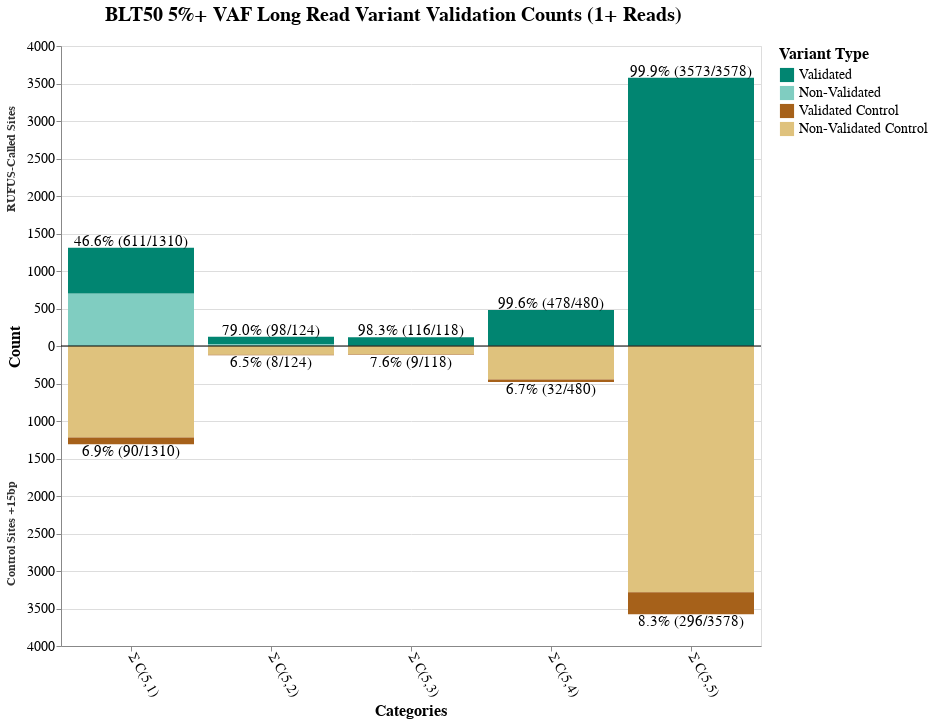

Source (notebook cell):
### Code cell
# All of the below numbers and figures are for vars filtered to be >5% AF in COLO829BLT50

import altair as alt
import pandas as pd

pos_1plus=[3573, 478, 116, 98, 611]
neg_1plus=[296, 32, 9, 8, 90]

pos_2plus=[3573, 478, 116, 80, 324]
neg_2plus=[75, 12, 1, 4, 29]

pos_5plus=[3573, 477, 114, 73, 156]
neg_5plus=[4, 2, 0, 0, 4]

pos_8plus=[3573, 476, 113, 68, 132]
neg_8plus=[1, 1, 0, 0, 3]

pos_10plus=[3573, 473, 110, 55, 124]
neg_10plus=[0, 0, 0, 0, 3]

# Sample data - replace with your actual data
data = pd.DataFrame({
    'category': ['Σ C(5,5)', 'Σ C(5,4)', 'Σ C(5,3)', 'Σ C(5,2)', 'Σ C(5,1)'],
    'positive_total': [3578, 480, 118, 124, 1310], # BLT50 total variants for actual sites with 1+ read
    'positive_validated': pos_1plus, # BLT50 validated variants for actual sites
    'negative_total': [3578, 480, 118, 124, 1310], # BLT50 total variants for +15bp sites with 1+ read (hopefully these numbers the same as ^)
    'negative_validated': neg_1plus # BLT50 validated variants for +15bp sites
})

# Create stacked data structure
data_stacked = []
for _, row in data.iterrows():
    category = row['category']
    
    # Calculate percentages for this category
    pos_validation_rate = (row['positive_validated'] / row['positive_total'] * 100) if row['positive_total'] > 0 else 0
    neg_validation_rate = (row['negative_validated'] / row['negative_total'] * 100) if row['negative_total'] > 0 else 0
    
    # Calculate unvalidated counts (difference between total and validated)
    pos_unvalidated = row['positive_total'] - row['positive_validated']
    neg_unvalidated = row['negative_total'] - row['negative_validated']
    
    # Positive side - unvalidated variants (bottom of stack)
    data_stacked.append({
        'category': category,
        'direction': 'positive',
        'variant_type': 'unvalidated',
        'variant_direction': 'unvalidated_positive',
        'count': pos_unvalidated,
        'stack_order': 0,
        'validation_rate': pos_validation_rate,
        'total_count': row['positive_total'],
        'validated_count': row['positive_validated']
    })
    
    # Positive side - validated variants (stacked on top)
    data_stacked.append({
        'category': category,
        'direction': 'positive',
        'variant_type': 'validated',
        'variant_direction': 'validated_positive',
        'count': row['positive_validated'],
        'stack_order': 1,
        'validation_rate': pos_validation_rate,
        'total_count': row['positive_total'],
        'validated_count': row['positive_validated']
    })
    
    # Negative side - unvalidated variants (displayed as negative, bottom of stack)
    data_stacked.append({
        'category': category,
        'direction': 'negative',
        'variant_type': 'unvalidated',
        'variant_direction': 'unvalidated_negative',
        'count': -neg_unvalidated,
        'stack_order': 0,
        'validation_rate': neg_validation_rate,
        'total_count': row['negative_total'],
        'validated_count': row['negative_validated']
    })
    
    # Negative side - validated variants (stacked on negative side)
    data_stacked.append({
        'category': category,
        'direction': 'negative',
        'variant_type': 'validated',
        'variant_direction': 'validated_negative',
        'count': -row['negative_validated'],
        'stack_order': 1,
        'validation_rate': neg_validation_rate,
        'total_count': row['negative_total'],
        'validated_count': row['negative_validated']
    })

data_long = pd.DataFrame(data_stacked)

# Create the bidirectional stacked bar chart
chart = alt.Chart(data_long).mark_bar().encode(
    x=alt.X('category:O',
            sort=['Σ C(5,5)', 'Σ C(5,4)', 'Σ C(5,3)', 'Σ C(5,2)', 'Σ C(5,1)'],
            title='Categories',
            axis=alt.Axis(labelAngle=60,labelFontSize=14, titleFontSize=16)),
        y=alt.Y('count:Q',
            title='Count',
            scale=alt.Scale(domain=[-3600, 3600]), # Adjust domain as needed
            stack='zero',
            axis=alt.Axis(labelFontSize=14, titleFontSize=16, labelExpr="abs(datum.value)")),
    color=alt.Color('variant_direction:N',
                    scale=alt.Scale(
                        domain=['validated_positive', 'unvalidated_positive', 'validated_negative', 'unvalidated_negative'],
                        range=['#018571', '#80cdc1', '#a6611a', '#dfc27d']
                        #=['#fd8d3c', '#756bb1', '#fdbe85', '#bcbddc']
                    ),
                    legend=alt.Legend(
                        title="Variant Type",
                        orient='right',
                        # legendX=150,
                        # legendY=700,
                        direction='vertical',
                        symbolType='square',
                        symbolSize=200,
                        titleFontSize=16,
                        labelFontSize=14,
                        labelExpr="datum.value == 'unvalidated_positive' ? 'Non-Validated' : datum.value == 'validated_positive' ? 'Validated' : datum.value == 'unvalidated_negative' ? 'Non-Validated Control' : 'Validated Control'"
                    )),
    order=alt.Order('stack_order:O'),
    tooltip=['category:O', 'direction:N', 'variant_type:N', 'count:Q', 'validation_rate:Q']
).properties(
    width=700,
    height=600,
    title=alt.TitleParams(
        text="BLT50 5%+ VAF Long Read Variant Validation Counts (1+ Reads)",
        fontSize=20,
        fontWeight='bold',
        dy=-10,
        dx=100,
        anchor='start'
    )
)

# Create data for percentage labels (one per category per direction)
label_data = []
for category in data['category'].unique():
    # Positive side label
    pos_row = data[data['category'] == category].iloc[0]
    pos_validation_rate = (pos_row['positive_validated'] / pos_row['positive_total'] * 100) if pos_row['positive_total'] > 0 else 0
    pos_y_position = pos_row['positive_total']  # Top of positive stack (total height)
    
    label_data.append({
        'category': category,
        'y_position': pos_y_position + 50,  # Slightly above the bar
        'percentage': f"{pos_validation_rate:.1f}% ({pos_row['positive_validated']}/{pos_row['positive_total']})",
        'direction': 'positive'
    })
    
    # Negative side label
    neg_validation_rate = (pos_row['negative_validated'] / pos_row['negative_total'] * 100) if pos_row['negative_total'] > 0 else 0
    neg_y_position = -pos_row['negative_total']  # Bottom of negative stack (total height)
    
    label_data.append({
        'category': category,
        'y_position': neg_y_position - 50,  # Slightly below the bar
        'percentage': f"{neg_validation_rate:.1f}% ({pos_row['negative_validated']}/{pos_row['negative_total']})",
        'direction': 'negative'
    })

label_df = pd.DataFrame(label_data)

# Create percentage labels
percentage_labels = alt.Chart(label_df).mark_text(
    align='center',
    baseline='middle',
    fontSize=15,
    color='black',
    dy=alt.expr("datum.direction == 'positive' ? -3 : 3") 
).encode(
    x=alt.X('category:O'),
    y=alt.Y('y_position:Q'),
    text=alt.Text('percentage:N')
)

# Add a horizontal line at y=0 for reference
zero_line = alt.Chart(pd.DataFrame({'y': [0]})).mark_rule(
    color='black',
    strokeWidth=1
).encode(y='y:Q')

# Create section labels for positive and negative sides - positioned independently
section_label_data = pd.DataFrame([
    {'label': 'RUFUS-Called Sites', 'y_position': 3200, 'x_pos': 0},  # Top section
    {'label': 'Control Sites +15bp', 'y_position': -1800, 'x_pos': 0}  # Bottom section
])

# Create section labels for positive and negative sides
section_labels = alt.Chart(section_label_data).mark_text(
    align='right',
    baseline='middle',
    fontSize=12,
    fontWeight='bold',
    color='#333333',
    angle=270,  # Rotate text vertically like y-axis title
    dy=-50  # Position to the left of the chart area
).encode(
    x=alt.value(0),  # Fixed x position
    y=alt.Y('y_position:Q', scale=alt.Scale(domain=[-3600, 3600])),
    text=alt.Text('label:N')
)

# Combine all charts
final_chart = alt.layer(
    chart,
    zero_line,
    percentage_labels,
    section_labels
).resolve_scale(
    color='independent'
)

# Display the chart
final_chart.show()

# Optional: Save the chart
# final_chart.save('bidirectional_bar_chart.html')
# final_chart.save('bidirectional_bar_chart.png', scale_factor=2.0)

### Figure 1 — Vega-Lite specification as saved in the notebook (floating-point values rounded to 4 significant figures)
{"config": {"view": {"continuousWidth": 300, "continuousHeight": 300}}, "layer": [{"data": {"name": "data-ecb210a228368958b965a425121c852c"}, "mark": {"type": "bar"}, "encoding": {"color": {"field": "variant_direction", "legend": {"direction": "vertical", "labelExpr": "datum.value == 'unvalidated_positive' ? 'Non-Validated' : datum.value == 'validated_positive' ? 'Validated' : datum.value == 'unvalidated_negative' ? 'Non-Validated Control' : 'Validated Control'", "labelFontSize": 14, "orient": "right", "symbolSize": 200, "symbolType": "square", "title": "Variant Type", "titleFontSize": 16}, "scale": {"domain": ["validated_positive", "unvalidated_positive", "validated_negative", "unvalidated_negative"], "range": ["#018571", "#80cdc1", "#a6611a", "#dfc27d"]}, "type": "nominal"}, "order": {"field": "stack_order", "type": "ordinal"}, "tooltip": [{"field": "category", "type": "ordinal"}, {"field": "direction", "type": "nominal"}, {"field": "variant_type", "type": "nominal"}, {"field": "count", "type": "quantitative"}, {"field": "validation_rate", "type": "quantitative"}], "x": {"axis": {"labelAngle": 60, "labelFontSize": 14, "titleFontSize": 16}, "field": "category", "sort": ["Σ C(5,5)", "Σ C(5,4)", "Σ C(5,3)", "Σ C(5,2)", "Σ C(5,1)"], "title": "Categories", "type": "ordinal"}, "y": {"axis": {"labelExpr": "abs(datum.value)", "labelFontSize": 14, "titleFontSize": 16}, "field": "count", "scale": {"domain": [-3600, 3600]}, "stack": "zero", "title": "Count", "type": "quantitative"}}, "title": {"text": "BLT50 5%+ VAF Long Read Variant Validation Counts (1+ Reads)", "anchor": "start", "dx": 100, "dy": -10, "fontSize": 20, "fontWeight": "bold"}}, {"data": {"name": "data-a0a55d106695e8d630baff0f16eee66d"}, "mark": {"type": "rule", "color": "black", "strokeWidth": 1}, "encoding": {"y": {"field": "y", "type": "quantitative"}}}, {"data": {"name": "data-d1dfa2876fc737cf10eb3b213b185c59"}, "mark": {"type": "text", "align": "center", "baseline": "middle", "color": "black", "dy": {"expr": "datum.direction == 'positive' ? -3 : 3"}, "fontSize": 15}, "encoding": {"text": {"field": "percentage", "type": "nominal"}, "x": {"field": "category", "type": "ordinal"}, "y": {"field": "y_position", "type": "quantitative"}}}, {"data": {"name": "data-5a241f7096e0de24dfe9ed0c3cfae647"}, "mark": {"type": "text", "align": "right", "angle": 270, "baseline": "middle", "color": "#333333", "dy": -50, "fontSize": 12, "fontWeight": "bold"}, "encoding": {"text": {"field": "label", "type": "nominal"}, "x": {"value": 0}, "y": {"field": "y_position", "scale": {"domain": [-3600, 3600]}, "type": "quantitative"}}}], "height": 600, "resolve": {"scale": {"color": "independent"}}, "width": 700, "$schema": "https://vega.github.io/schema/vega-lite/v5.20.1.json", "datasets": {"data-ecb210a228368958b965a425121c852c": [{"category": "Σ C(5,5)", "direction": "positive", "variant_type": "unvalidated", "variant_direction": "unvalidated_positive", "count": 5, "stack_order": 0, "validation_rate": 99.86, "total_count": 3578, "validated_count": 3573}, {"category": "Σ C(5,5)", "direction": "positive", "variant_type": "validated", "variant_direction": "validated_positive", "count": 3573, "stack_order": 1, "validation_rate": 99.86, "total_count": 3578, "validated_count": 3573}, {"category": "Σ C(5,5)", "direction": "negative", "variant_type": "unvalidated", "variant_direction": "unvalidated_negative", "count": -3282, "stack_order": 0, "validation_rate": 8.273, "total_count": 3578, "validated_count": 296}, {"category": "Σ C(5,5)", "direction": "negative", "variant_type": "validated", "variant_direction": "validated_negative", "count": -296, "stack_order": 1, "validation_rate": 8.273, "total_count": 3578, "validated_count": 296}, {"category": "Σ C(5,4)", "direction": "positive", "variant_type": "unvalidated", "variant_direction": "unvalidated_positive", "count": 2, "stack_order": 0, "validation_rate": 99.58, "total_count": 480, "validated_count": 478}, {"category": "Σ C(5,4)", "direction": "positive", "variant_type": "validated", "variant_direction": "validated_positive", "count": 478, "stack_order": 1, "validation_rate": 99.58, "total_count": 480, "validated_count": 478}, {"category": "Σ C(5,4)", "direction": "negative", "variant_type": "unvalidated", "variant_direction": "unvalidated_negative", "count": -448, "stack_order": 0, "validation_rate": 6.667, "total_count": 480, "validated_count": 32}, {"category": "Σ C(5,4)", "direction": "negative", "variant_type": "validated", "variant_direction": "validated_negative", "count": -32, "stack_order": 1, "validation_rate": 6.667, "total_count": 480, "validated_count": 32}, {"category": "Σ C(5,3)", "direction": "positive", "variant_type": "unvalidated", "variant_direction": "unvalidated_positive", "count": 2, "stack_order": 0, "validation_rate": 98.31, "total_count": 118, "validated_count": 116}, {"category": "Σ C(5,3)", "direction": "positive", "variant_type": "validated", "variant_direction": "validated_positive", "count": 116, "stack_order": 1, "validation_rate": 98.31, "total_count": 118, "validated_count": 116}, {"category": "Σ C(5,3)", "direction": "negative", "variant_type": "unvalidated", "variant_direction": "unvalidated_negative", "count": -109, "stack_order": 0, "validation_rate": 7.627, "total_count": 118, "validated_count": 9}, {"category": "Σ C(5,3)", "direction": "negative", "variant_type": "validated", "variant_direction": "validated_negative", "count": -9, "stack_order": 1, "validation_rate": 7.627, "total_count": 118, "validated_count": 9}, {"category": "Σ C(5,2)", "direction": "positive", "variant_type": "unvalidated", "variant_direction": "unvalidated_positive", "count": 26, "stack_order": 0, "validation_rate": 79.03, "total_count": 124, "validated_count": 98}, {"category": "Σ C(5,2)", "direction": "positive", "variant_type": "validated", "variant_direction": "validated_positive", "count": 98, "stack_order": 1, "validation_rate": 79.03, "total_count": 124, "validated_count": 98}, {"category": "Σ C(5,2)", "direction": "negative", "variant_type": "unvalidated", "variant_direction": "unvalidated_negative", "count": -116, "stack_order": 0, "validation_rate": 6.452, "total_count": 124, "validated_count": 8}, {"category": "Σ C(5,2)", "direction": "negative", "variant_type": "validated", "variant_direction": "validated_negative", "count": -8, "stack_order": 1, "validation_rate": 6.452, "total_count": 124, "validated_count": 8}, {"category": "Σ C(5,1)", "direction": "positive", "variant_type": "unvalidated", "variant_direction": "unvalidated_positive", "count": 699, "stack_order": 0, "validation_rate": 46.64, "total_count": 1310, "validated_count": 611}, {"category": "Σ C(5,1)", "direction": "positive", "variant_type": "validated", "variant_direction": "validated_positive", "count": 611, "stack_order": 1, "validation_rate": 46.64, "total_count": 1310, "validated_count": 611}, {"category": "Σ C(5,1)", "direction": "negative", "variant_type": "unvalidated", "variant_direction": "unvalidated_negative", "count": -1220, "stack_order": 0, "validation_rate": 6.87, "total_count": 1310, "validated_count": 90}, {"category": "Σ C(5,1)", "direction": "negative", "variant_type": "validated", "variant_direction": "validated_negative", "count": -90, "stack_order": 1, "validation_rate": 6.87, "total_count": 1310, "validated_count": 90}], "data-a0a55d106695e8d630baff0f16eee66d": [{"y": 0}], "data-d1dfa2876fc737cf10eb3b213b185c59": [{"category": "Σ C(5,5)", "y_position": 3628, "percentage": "99.9% (3573/3578)", "direction": "positive"}, {"category": "Σ C(5,5)", "y_position": -3628, "percentage": "8.3% (296/3578)", "direction": "negative"}, {"category": "Σ C(5,4)", "y_position": 530, "percentage": "99.6% (478/480)", "direction": "positive"}, {"category": "Σ C(5,4)", "y_position": -530, "percentage": "6.7% (32/480)", "direction": "negative"}, {"category": "Σ C(5,3)", "y_position": 168, "percentage": "98.3% (116/118)", "direction": "positive"}, {"category": "Σ C(5,3)", "y_position": -168, "percentage": "7.6% (9/118)", "direction": "negative"}, {"category": "Σ C(5,2)", "y_position": 174, "percentage": "79.0% (98/124)", "direction": "positive"}, {"category": "Σ C(5,2)", "y_position": -174, "percentage": "6.5% (8/124)", "direction": "negative"}, {"category": "Σ C(5,1)", "y_position": 1360, "percentage": "46.6% (611/1310)", "direction": "positive"}, {"category": "Σ C(5,1)", "y_position": -1360, "percentage": "6.9% (90/1310)", "direction": "negative"}], "data-5a241f7096e0de24dfe9ed0c3cfae647": [{"label": "RUFUS-Called Sites", "y_position": 3200, "x_pos": 0}, {"label": "Control Sites +15bp", "y_position": -1800, "x_pos": 0}]}}
